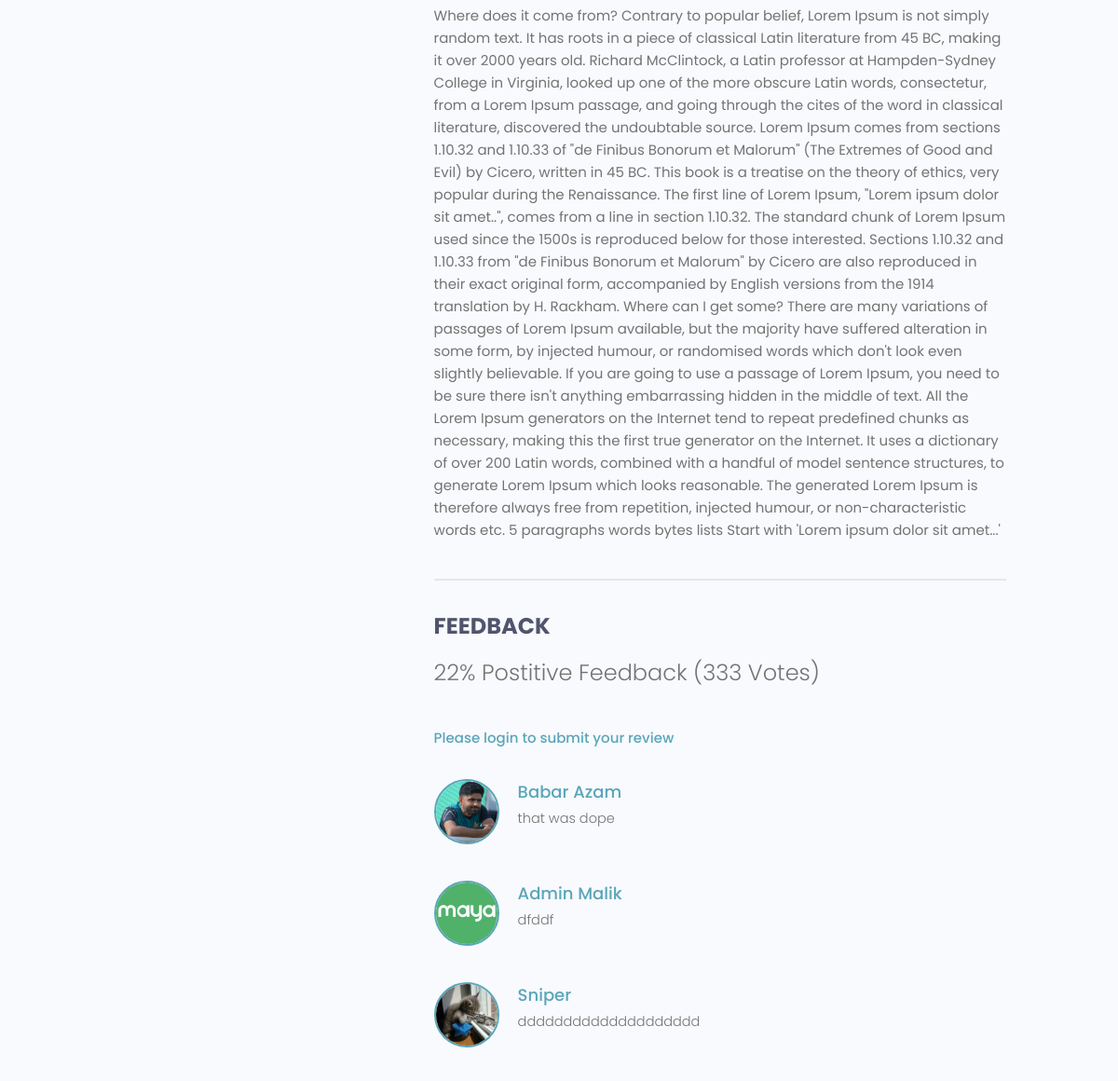
The page /project/481e4a55-5b69-4aaf-b4a5-393bcf3b5bcf/ (lower part) on the database as committed earlier.
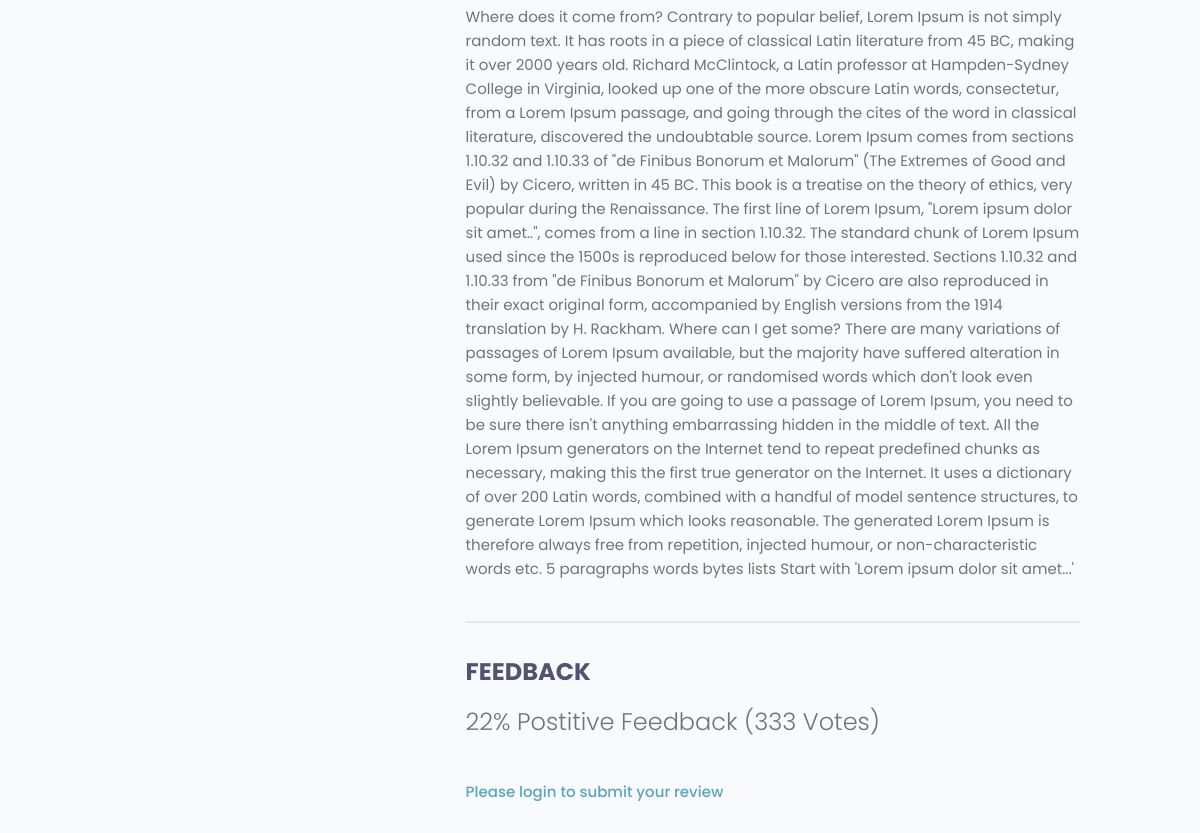
The same page on the database as committed later.
### app2024/models.py (models this page shows, shortened)
class Review(models.Model):
    VOTE_TYPE = (
            ('up', 'Up Vote'),
            ('down', 'Down Vote'),
    )
    owner = models.ForeignKey(Profile,null=True,on_delete=models.CASCADE)
    project = models.ForeignKey(Project,on_delete=models.CASCADE)
    body = models.TextField(null=True,blank=True)
    value = models.CharField(max_length = 200,choices = VOTE_TYPE)
    created = models.DateTimeField(auto_now_add=True)
    class Meta:
        unique_together = [['owner','project']]

### users/models.py (models this page shows)
class Profile(models.Model):
    user = models.OneToOneField(User,on_delete=models.CASCADE,null=True,blank=True)
    name = models.CharField(max_length=200,null=True,blank=True)
    email = models.EmailField(max_length=200,unique = True,null=True,blank=True)
    username = models.CharField(max_length=200,null=True,blank=True)
    headline = models.CharField(max_length=200,null=True,blank=True)
    bio = models.TextField(null=True,blank=True)
    location = models.CharField(max_length=200,null=True,blank=True)
    profile_image = models.ImageField(max_length=200,null=True,blank=True,upload_to='profiles/',default='default_profile.png')
    social_github = models.CharField(max_length=200,null=True,blank=True)
    social_twitter = models.CharField(max_length=200,null=True,blank=True)
    social_linkedin = models.CharField(max_length=200,null=True,blank=True)
    social_youtube = models.CharField(max_length=200,null=True,blank=True)
    social_website = models.CharField(max_length=200,null=True,blank=True)
    created = models.DateTimeField(auto_now_add=True)
    id = models.UUIDField(default=uuid.uuid4,unique=True,primary_key=True,editable=False)
    def __str__(self):
        return str(self.user.username)

### app2024/views.py (the view, shortened to what this page needs)
# urls.py: path('project/<str:pk>/',views.projectpage,name='projectpage'),
def projectpage(request,pk):
    project = Project.objects.get(id = pk)
    form = ReviewForm()
    context = {'page' : project.title,'project' : project,'form' : form}
    return render(request,'app2024/project.html',context)

### app2024/models.py (called while the page is built)
    @property
    def reviewers(self):
        queryset = self.review_set.all().values_list('owner__id',flat = True)
        return queryset

    def __str__(self):
        return self.name

### app2024/templates/app2024/project.html (shortened to what this page needs)
{% extends "base.html" %}
{% block content %}
<main class="singleProject my-md">
    <div class="container">
      <div class="layout">
        <div class="column column--1of3">
        </div>
        <div class="column column--2of3">
          <div class="singleProject__info">
            {{project.description}}
          </div>
          <div class="comments">
            <h3 class="singleProject__subtitle">Feedback</h3>
            <h5 class="project--rating">
                {{project.vote_ratio}}% Postitive Feedback ({{project.vote_total}} Vote{{project.vote_total|pluralize:"s"}})
            </h5>
            {% if request.user.profile.id in project.reviewers %}
              <p>You have already submitted a comment </p>
            {% elif request.user.profile == project.owner %}
              <p>You can't Review your own work</p>
            {% else %}
            <a href="{% url 'login-User' %}">Please login to submit your review</a>
            {% endif %}
            <div class="commentList">
              {% for review in project.review_set.all %}
              {% if review.body %}
              <div class="comment">
                <a href="{% url 'user-profile' review.owner.id %}">
                  <img class="avatar avatar--md"
                    src="{{ review.owner.profile_image.url }}" alt="user" />
                </a>
                <div class="comment__details">
                  <a href="{% url 'user-profile' review.owner.id %}" class="comment__author">{{ review.owner.name }}</a>
                  <p class="comment__info">
                    {{ review.body|linebreaksbr }}
                  </p>
                </div>
              </div>
              {% endif %}
              {% endfor %}
            </div>
          </div>
        </div>
      </div>
    </div>
  </main>
{% endblock content %}

Rows that differ between the two databases and show on the page:
removed Review: owner.profile_image (picture), owner.name "Babar Azam", body "that was dope"
removed Review: owner.profile_image (picture), owner.name "Admin Malik", body "dfddf"
removed Review: owner.profile_image (picture), owner.name "Sniper", body "dddddddddddddddddddd"
